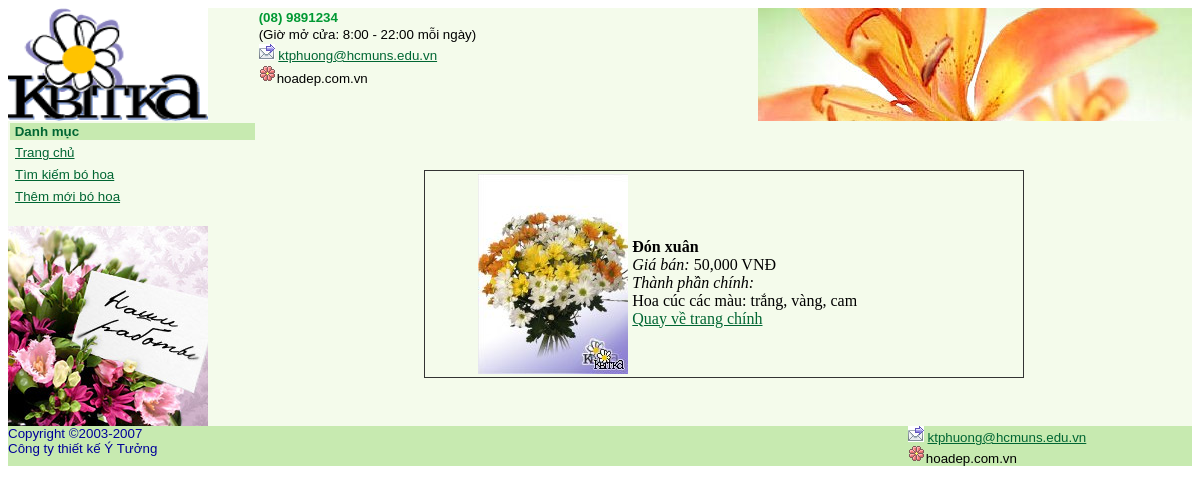
The page /trang_chi_tiet_hoa.php?mahoa=1 on the database its author committed.
### tables this page shows
CREATE TABLE `hoa` (
  `mahoa` int(11) NOT NULL,
  `maloai` int(11) DEFAULT NULL,
  `tenhoa` varchar(50) DEFAULT NULL,
  `dongia` int(11) DEFAULT NULL,
  `hinh` varchar(50) DEFAULT NULL,
  `mota` varchar(1000) DEFAULT NULL
);

### handleData.php (called while the page is built, shortened)
<?php
	function getFlowerDetail($mahoa){
		$conn = db_connect();
		$sql = $conn->query("Select * from hoa where mahoa=" .$mahoa);
		return $sql;
	}
?>

### trang_chi_tiet_hoa.php (the view, shortened to what this page needs)
<?php
  include_once "handleData.php";
?>
<html xmlns="http://www.w3.org/1999/xhtml">
<head>
</head>
<body>
<table width="100%" border="0" cellpadding="0" cellspacing="0">
  <tr bgcolor="#f4fbeb">
    <td width="21%" valign="top"><img src="hinh_anh/LogotypeKvitka.gif" width="200" height="113" align="top" /></td>
    <td width="28%" valign="top"><table width="118%" border="0" cellpadding="0" cellspacing="2">
      <tr>
        <td><span class="style17">(08) 9891234 </span></td>
      </tr>
      <tr>
        <td><span class="style9">(Giờ mở cửa: 8:00 - 22:00 mỗi ngày) </span></td>
      </tr>
      <tr>
        <td><span class="style9"><img src="hinh_anh/IconMail.gif" width="16" height="16" /> <a href="./ktphuong@hcmuns.edu.vn">ktphuong@hcmuns.edu.vn </a></span></td>
      </tr>
      <tr>
        <td><span class="style9"><img src="hinh_anh/online0.gif" width="18" height="18" />hoadep.com.vn</span></td>
      </tr>
    </table></td>
    <td colspan="3" valign="top" align="right">
   <img src="hinh_anh/top.jpg" width="434" height="113"></td>
  </tr>
  <tr bgcolor="#F4FBEB">
    <td valign="top"><table width="100%" border="0" cellpadding="0" cellspacing="0">
      <tr>
        <td><table width="100%" border="0">
            <tr bgcolor="#F4FBEB">
              <td bgcolor="#C7EAB0"><span class="style3">&nbsp;Danh mục</span></td>
            </tr>
            <tr bgcolor="#F4FBEB">
              <td>&nbsp;<a href="index.php" class="style9">Trang ch&#7911;</a></td>
            </tr>
            <tr bgcolor="#F4FBEB">
              <td>&nbsp;<a href="tim_hoa.php" class="style9">T&igrave;m ki&#7871;m b&oacute; hoa </a></td>
            </tr>
            <tr bgcolor="#F4FBEB">
              <td>&nbsp;<a href="them_hoa.php" class="style9">Th&ecirc;m m&#7899;i b&oacute; hoa </a></td>
            </tr>
          </table>		  </td>
      </tr>
      <tr>
        <td valign="bottom" bgcolor="#F4FBEB">&nbsp;</td>
      </tr>
    </table>
    <img src="hinh_anh/BannerSideCreative.jpg" width="200" height="200" /></td>
    <td colspan="3" valign="middle">
	       <?php
            if(isset($_REQUEST['mahoa'])){
              $mahoa = $_REQUEST['mahoa'];
              $banghoa = getFlowerDetail($mahoa);
              foreach ($banghoa as $hoa) {
                  echo"<table class='detail-item'><tr><td><img src='hinh_anh/".$hoa['hinh']."'/></td>";
                  echo"<td><br><strong>".$hoa['tenhoa']."</strong><br><i>Giá bán: </i>".number_format($hoa['dongia'])." VNĐ" ."<br><i>Thành phần chính: </i><br>".$hoa['mota']."<br><a href='index.php' >Quay về trang chính</a></td></tr></table>";
              }
            }
         ?>
    </td>
  </tr>
  <tr>
    <td valign="top" bgcolor="#c7eab0"><span class="style2">Copyright &copy;2003-2007 <br />
    Công ty thiết kế Ý Tưởng </span></td>
    <td valign="top" bgcolor="#c7eab0"><span class="style15"></span></td>
    <td width="27%" valign="top" bgcolor="#c7eab0"><span class="style15"></span></td>
    <td bgcolor="#c7eab0"><span class="style9"><img src="hinh_anh/IconMail.gif" width="16" height="16" />
	    <a href="./ktphuong@hcmuns.edu.vn">ktphuong@hcmuns.edu.vn</a>
      <br />
      <img src="hinh_anh/online0.gif" width="18" height="18" />hoadep.com.vn</span></td>
  </tr>
</table>
</body>
</html>

### trang_chi_tiet_hoa.php (style rules this page uses)
.style3 { color: #006633; font-weight: bold; font-family: Verdana, Arial, Helvetica, sans-serif; font-size: smaller; }
.style9 { font-family: Verdana, Arial, Helvetica, sans-serif; font-size: smaller; }
.style17 { font-family: Verdana, Arial, Helvetica, sans-serif; font-size: smaller; color: #009933; font-weight: bold; }
a:link { color: #006633; }
.detail-item { border: 1px solid #333; width: 600px; margin:auto; display: block; padding: 0 50px; }

### rows shown on the page
hoa: hinh (picture), tenhoa "Đón xuân", dongia "50,000", mota "Hoa cúc các màu: trắng, vàng, cam"
